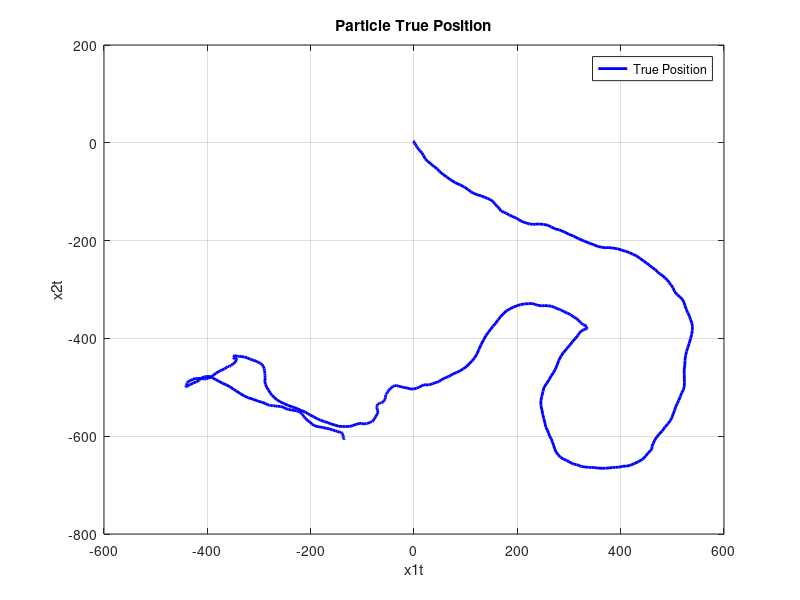
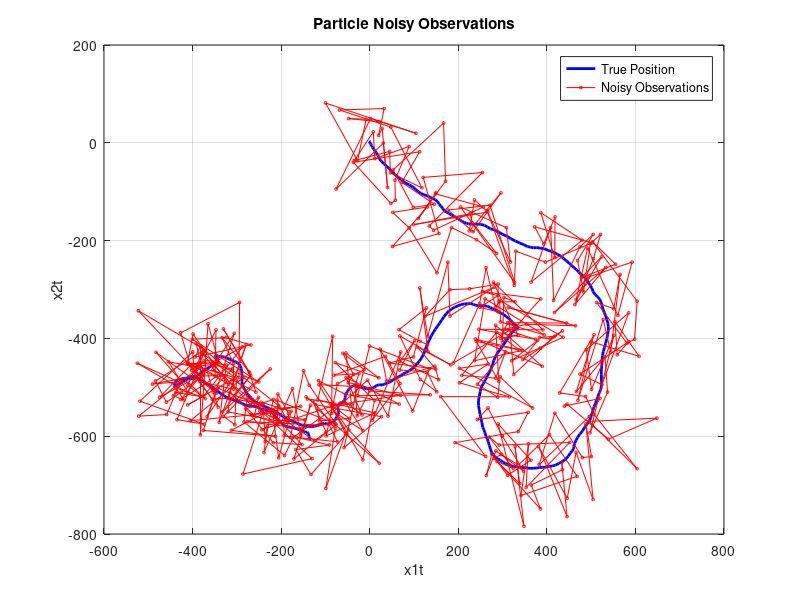
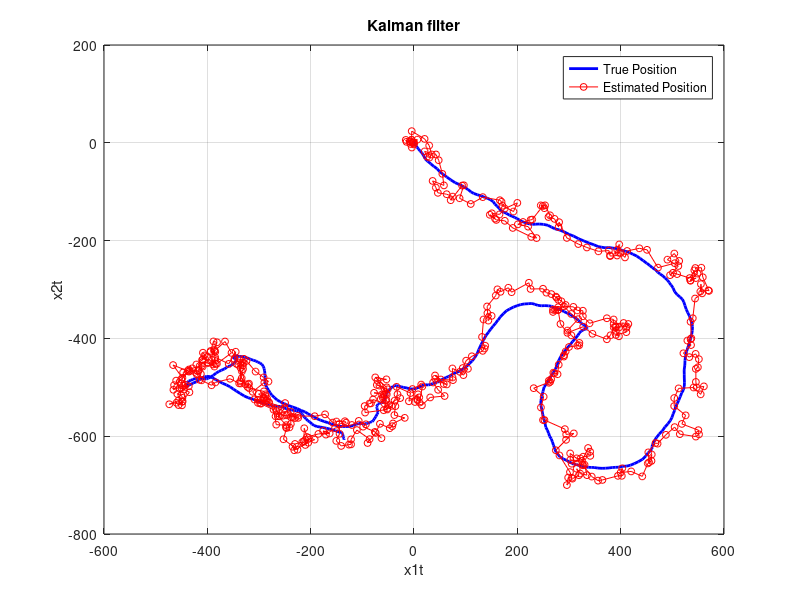

Write MATLAB code to recreate these figures, in order.
% Load data from 'KF_data_a.mat'
load('KF_data_a.mat');

xt = x;  % Ground-truth data
zt = y;  % Noisy measurements

%% 6a
x1_true = xt(1,:);
x2_true = xt(3,:);

figure;
plot(x1_true, x2_true, 'b-', 'LineWidth', 2, 'DisplayName', 'True Position');
xlabel('x1t');
ylabel('x2t');
title('Particle True Position');
legend('Location', 'Best');
grid on;
hold on;


%% 6b
figure;
plot(x1_true, x2_true, 'b-', 'LineWidth', 2, 'DisplayName', 'True Position');
hold on;
plot(zt(1,:), zt(2,:), 'r-o', 'MarkerSize', 2, 'DisplayName', 'Noisy Observations');
xlabel('x1t');
ylabel('x2t');
title('Particle Noisy Observations');
legend('Location', 'Best');
grid on;
hold on;


%% 6c
F = [1, 1, 0, 0; 0, 0.98, 0, 0; 0, 0, 1, 1; 0, 0, 0, 0.98];
H = [1, 0, 0, 0; 0, 0, 1, 0];
Sigma_w = eye(4);
Sigma_z = [2500, 0; 0, 2500];
x_hat = zeros(4, 1);
P = eye(4);

estimated_positions = [];

for t = 1:size(zt, 2)  % Change size(zt, 1) to size(zt, 2)
    % Generate process noise wt with N(0, 1) for dimensions 1 and 2
    wt = randn(4, 1);
    wt(3:4) = 0;  % Set dimensions 3 and 4 to zero
    
    % Generate measurement noise vt with N(0, Σz)
    vt = mvnrnd(zeros(2, 1), Sigma_z)';
    
    % Prediction step including process noise
    x_hat = F * x_hat + wt;
    P = F * P * F' + Sigma_w;
    
    % Update step
    z_hat = H * x_hat + vt;  % Include measurement noise vt
    y = zt(:, t) - z_hat;  
    S = H * P * H' + Sigma_z;
    K = P * H' / S;
    x_hat = x_hat + K * y;
    P = (eye(4) - K * H) * P;
    
    % Store estimated position
    estimated_positions = [estimated_positions; x_hat(1), x_hat(3)];
end
% Plot the true and estimated positions
% Plot the true and estimated positions
figure;
plot(x1_true, x2_true, 'b-', 'LineWidth', 2, 'DisplayName', 'True Position');
hold on;
plot(estimated_positions(:, 1), estimated_positions(:, 2), 'r-o', 'MarkerSize', 5, 'DisplayName', 'Estimated Position');
xlabel('x1t');
ylabel('x2t');
legend('Location', 'Best');
title('Kalman filter');
grid on;
hold off;

